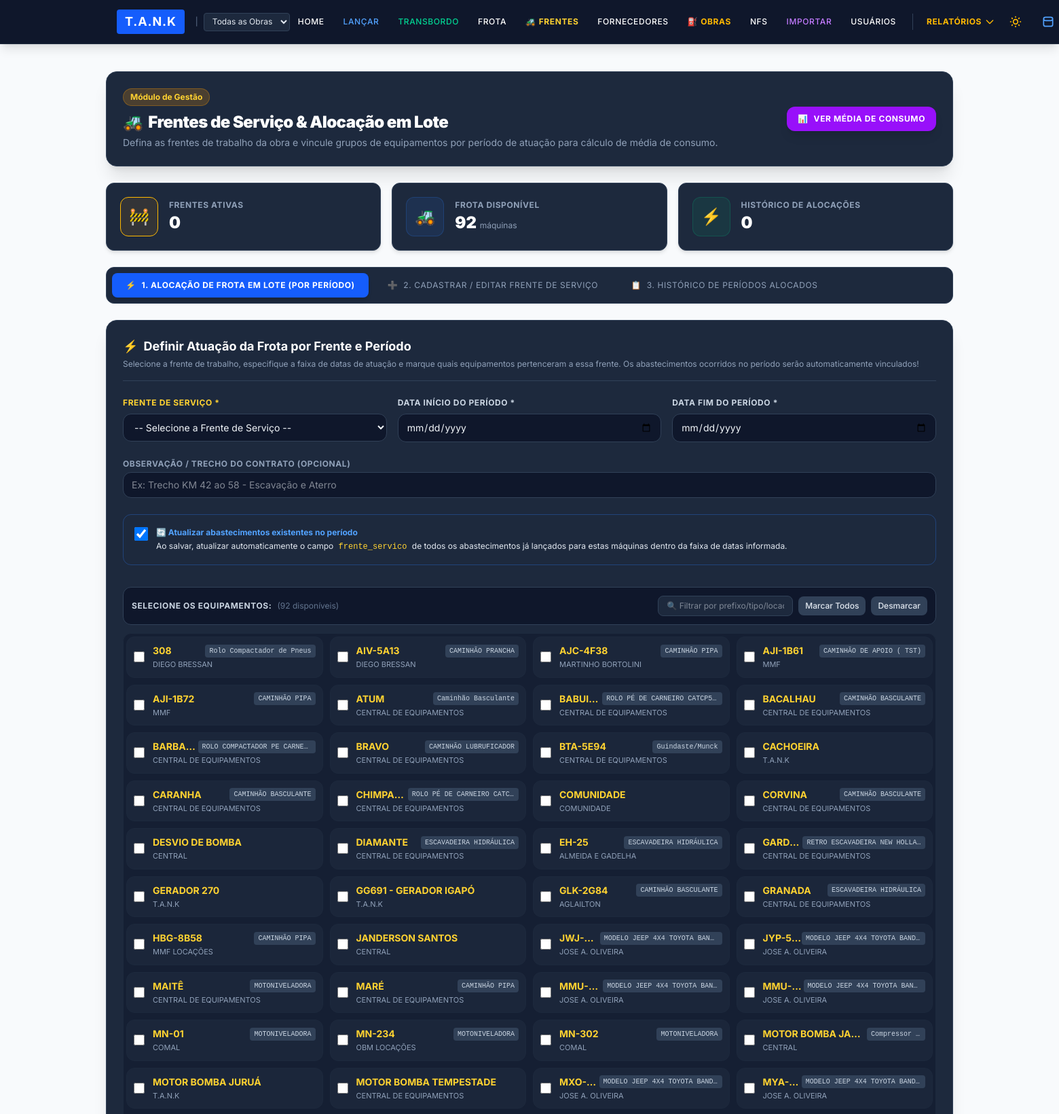
Screenshot of /frentes-servico (signed in, upper part) with the database file from the repository.
### app/models.py (models this page shows, shortened)
class Equipamento(db.Model):
    __tablename__ = 'equipamentos'
    id = db.Column(db.Integer, primary_key=True)
    prefixo_placa = db.Column(db.String(30), unique=True, nullable=False, index=True)
    descricao = db.Column(db.String(100), nullable=True)
    tipo_equipamento = db.Column(db.String(50), nullable=True)
    locador = db.Column(db.String(100), nullable=True, default='CENTRAL DE EQUIPAMENTOS')
    ativo = db.Column(db.Boolean, default=True, nullable=False)
    data_cadastro = db.Column(db.DateTime, default=datetime.utcnow)
    abastecimentos = db.relationship('Abastecimento', backref='equipamento_rel', lazy=True)
    alocacoes_frente = db.relationship('AlocacaoFrenteEquipamento', backref='equipamento_rel', lazy=True)

### app/routes/cadastros.py (the view, shortened to what this page needs)
@cadastros_bp.route('/frentes-servico', methods=['GET', 'POST'])
@login_required
def frentes_servico():
    obra_id_param = request.args.get('obra_id', '').strip()
    obra_id_int = int(obra_id_param) if (obra_id_param and obra_id_param.isdigit()) else None
    if not obra_id_int and not current_user.is_global and current_user.obra_padrao_id:
        obra_id_int = current_user.obra_padrao_id
    query_frentes = FrenteServico.query
    if obra_id_int:
        query_frentes = query_frentes.filter((FrenteServico.obra_id == obra_id_int) | (FrenteServico.obra_id.is_(None)))
    frentes_lista = query_frentes.order_by(FrenteServico.ativa.desc(), FrenteServico.nome.asc()).all()
    equipamentos_lista = Equipamento.query.filter_by(ativo=True).order_by(Equipamento.prefixo_placa.asc()).all()
    query_aloc = AlocacaoFrenteEquipamento.query.join(FrenteServico)
    if obra_id_int:
        query_aloc = query_aloc.filter((FrenteServico.obra_id == obra_id_int) | (FrenteServico.obra_id.is_(None)))
    alocaes_recentes = query_aloc.order_by(AlocacaoFrenteEquipamento.data_cadastro.desc()).limit(100).all()
    obras_lista = Obra.query.filter_by(ativa=True).order_by(Obra.nome.asc()).all()
    obra_sel = Obra.query.get(obra_id_int) if obra_id_int else None
    total_frentes_ativas = sum(1 for f in frentes_lista if f.ativa)
    total_alocacoes = len(alocaes_recentes)
    return render_template(
        'frentes_servico.html',
        frentes_lista=frentes_lista,
        equipamentos_lista=equipamentos_lista,
        alocaes_recentes=alocaes_recentes,
        obras_lista=obras_lista,
        obra_sel=obra_sel,
        obra_id_sel=str(obra_id_int) if obra_id_int else '',
        total_frentes_ativas=total_frentes_ativas,
        total_alocacoes=total_alocacoes
    )

### app/models.py (called while the page is built)
@login_manager.user_loader
def load_user(user_id):
    return Usuario.query.get(int(user_id))

    @property
    def is_admin(self):
        return self.nivel_acesso == 'administrador'

    @property
    def is_lancador(self):
        return self.nivel_acesso in ['administrador', 'lancador']

    @property
    def is_global(self):
        return self.acesso_global or self.is_admin

### app/templates/frentes_servico.html (shortened to what this page needs)
{% extends "base.html" %}
{% block content %}
<div class="space-y-6" x-data="{
    activeTab: 'lote',
    searchEquip: '',
    editFrenteId: null,
    editFrenteNome: '',
    editFrenteDesc: '',
    editFrenteObra: '',
    toggleAll(checked) {
        document.querySelectorAll('.eq-checkbox').forEach(cb => {
            if (cb.offsetParent !== null) { cb.checked = checked; }
        });
    }
}">
    <div class="flex flex-col md:flex-row md:items-center justify-between gap-4 bg-slate-800 p-6 rounded-2xl border border-slate-700 shadow-xl">
        <div>
            <div class="flex items-center gap-2">
                <span class="bg-amber-500/20 text-amber-300 text-xs font-bold px-2.5 py-1 rounded-full border border-amber-500/30">Módulo de Gestão</span>
            </div>
            <h1 class="text-2xl font-black text-white tracking-tight mt-2 flex items-center gap-2">
                <span>🚜</span> Frentes de Serviço & Alocação em Lote
            </h1>
            <p class="text-slate-400 text-sm mt-1">
                Defina as frentes de trabalho da obra e vincule grupos de equipamentos por período de atuação para cálculo de média de consumo.
            </p>
        </div>
        <div class="flex items-center gap-3">
            <a href="{{ url_for('relatorios.media_consumo') }}" class="px-4 py-2.5 bg-purple-600 hover:bg-purple-500 text-white font-bold text-xs uppercase tracking-wider rounded-xl transition shadow-lg flex items-center gap-2">
                <span>📊</span> Ver Média de Consumo
            </a>
        </div>
    </div>
    <div class="grid grid-cols-1 sm:grid-cols-3 gap-4">
        <div class="bg-slate-800 border border-slate-700 p-5 rounded-xl shadow-md flex items-center gap-4">
            <div class="p-3 bg-amber-500/10 text-amber-400 rounded-xl border border-amber-500/20 text-2xl">
                🚧
            </div>
            <div>
                <p class="text-xs text-slate-400 font-bold uppercase tracking-wider">Frentes Ativas</p>
                <p class="text-2xl font-black text-white mt-0.5">{{ total_frentes_ativas }}</p>
            </div>
        </div>
        <div class="bg-slate-800 border border-slate-700 p-5 rounded-xl shadow-md flex items-center gap-4">
            <div class="p-3 bg-blue-500/10 text-blue-400 rounded-xl border border-blue-500/20 text-2xl">
                🚜
            </div>
            <div>
                <p class="text-xs text-slate-400 font-bold uppercase tracking-wider">Frota Disponível</p>
                <p class="text-2xl font-black text-white mt-0.5">{{ equipamentos_lista|length }} <span class="text-xs text-slate-400 font-normal">máquinas</span></p>
            </div>
        </div>
        <div class="bg-slate-800 border border-slate-700 p-5 rounded-xl shadow-md flex items-center gap-4">
            <div class="p-3 bg-emerald-500/10 text-emerald-400 rounded-xl border border-emerald-500/20 text-2xl">
                ⚡
            </div>
            <div>
                <p class="text-xs text-slate-400 font-bold uppercase tracking-wider">Histórico de Alocações</p>
                <p class="text-2xl font-black text-white mt-0.5">{{ total_alocacoes }}</p>
            </div>
        </div>
    </div>
    <div class="bg-slate-800 border border-slate-700 p-2 rounded-xl flex flex-wrap gap-2">
        <button @click="activeTab = 'lote'"
                :class="activeTab === 'lote' ? 'bg-blue-600 text-white font-bold shadow-md' : 'text-slate-400 hover:text-white hover:bg-slate-700/50'"
                class="px-5 py-2.5 rounded-lg text-xs uppercase tracking-wider transition flex items-center gap-2">
            <span>⚡</span> 1. Alocação de Frota em Lote (Por Período)
        </button>
        <button @click="activeTab = 'cadastrar'"
                :class="activeTab === 'cadastrar' ? 'bg-amber-600 text-white font-bold shadow-md' : 'text-slate-400 hover:text-white hover:bg-slate-700/50'"
                class="px-5 py-2.5 rounded-lg text-xs uppercase tracking-wider transition flex items-center gap-2">
            <span>➕</span> 2. Cadastrar / Editar Frente de Serviço
        </button>
        <button @click="activeTab = 'historico'"
                :class="activeTab === 'historico' ? 'bg-slate-700 text-white font-bold shadow-md' : 'text-slate-400 hover:text-white hover:bg-slate-700/50'"
                class="px-5 py-2.5 rounded-lg text-xs uppercase tracking-wider transition flex items-center gap-2">
            <span>📋</span> 3. Histórico de Períodos Alocados
        </button>
    </div>
    <div x-show="activeTab === 'lote'" x-transition class="bg-slate-800 border border-slate-700 p-6 rounded-2xl shadow-xl space-y-6">
        <div class="border-b border-slate-700 pb-4">
            <h2 class="text-lg font-bold text-white flex items-center gap-2">
                <span>⚡</span> Definir Atuação da Frota por Frente e Período
            </h2>
            <p class="text-slate-400 text-xs mt-1">
                Selecione a frente de trabalho, especifique a faixa de datas de atuação e marque quais equipamentos pertenceram a essa frente. Os abastecimentos ocorridos no período serão automaticamente vinculados!
            </p>
        </div>
        <form method="POST" action="{{ url_for('cadastros.frentes_servico', obra_id=obra_id_sel) }}" class="space-y-6">
            <div class="grid grid-cols-1 md:grid-cols-3 gap-4">
                <div>
                    <label class="block text-xs font-bold text-amber-300 uppercase tracking-wider mb-2">
                        Frente de Serviço *
                    </label>
                    <select name="frente_servico_id" required class="w-full bg-slate-900 border border-slate-700 text-slate-100 rounded-xl px-3 py-2.5 text-sm focus:ring-2 focus:ring-amber-500 focus:border-amber-500">
                        <option value="">-- Selecione a Frente de Serviço --</option>
                    </select>
                </div>
                <div>
                    <label class="block text-xs font-bold text-slate-300 uppercase tracking-wider mb-2">
                        Data Início do Período *
                    </label>
                    <input type="date" name="data_inicio" required class="w-full bg-slate-900 border border-slate-700 text-slate-100 rounded-xl px-3 py-2.5 text-sm focus:ring-2 focus:ring-blue-500">
                </div>
                <div>
                    <label class="block text-xs font-bold text-slate-300 uppercase tracking-wider mb-2">
                        Data Fim do Período *
                    </label>
                    <input type="date" name="data_fim" required class="w-full bg-slate-900 border border-slate-700 text-slate-100 rounded-xl px-3 py-2.5 text-sm focus:ring-2 focus:ring-blue-500">
                </div>
            </div>
            <div>
                <label class="block text-xs font-bold text-slate-400 uppercase tracking-wider mb-1">
                    Observação / Trecho do Contrato (Opcional)
                </label>
                <input type="text" name="observacao" placeholder="Ex: Trecho KM 42 ao 58 - Escavação e Aterro"
                       class="w-full bg-slate-900 border border-slate-700 text-slate-100 rounded-xl px-3 py-2 text-sm focus:ring-2 focus:ring-blue-500">
            </div>
            <div class="bg-slate-900/80 border border-blue-500/30 p-4 rounded-xl flex items-start gap-3">
                <input type="checkbox" id="vincular_abastecimentos" name="vincular_abastecimentos" value="true" checked
                       class="w-5 h-5 mt-0.5 rounded border-slate-700 text-blue-600 focus:ring-blue-500">
                <label for="vincular_abastecimentos" class="text-xs text-slate-200 leading-relaxed cursor-pointer">
                    <strong class="text-blue-400 font-bold block">🔄 Atualizar abastecimentos existentes no período</strong>
                    Ao salvar, atualizar automaticamente o campo <code class="text-amber-300 bg-slate-800 px-1 rounded">frente_servico</code> de todos os abastecimentos já lançados para estas máquinas dentro da faixa de datas informada.
                </label>
            </div>
            <div class="space-y-3 pt-2">
                <div class="flex flex-col sm:flex-row sm:items-center justify-between gap-3 bg-slate-900 p-3 rounded-xl border border-slate-700">
                    <div class="flex items-center gap-2">
                        <span class="text-xs font-bold text-slate-300 uppercase tracking-wider">Selecione os Equipamentos:</span>
                        <span class="text-xs text-slate-500">({{ equipamentos_lista|length }} disponíveis)</span>
                    </div>
                    <div class="flex items-center gap-2">
                        <input type="text" x-model="searchEquip" placeholder="🔍 Filtrar por prefixo/tipo/locador..."
                               class="bg-slate-800 border border-slate-700 text-slate-200 text-xs rounded-lg px-3 py-1.5 focus:ring-1 focus:ring-blue-500 w-full sm:w-64">
                        <button type="button" @click="toggleAll(true)" class="text-xs bg-slate-700 hover:bg-slate-600 text-slate-200 px-2.5 py-1.5 rounded-lg transition font-medium whitespace-nowrap">
                            Marcar Todos
                        </button>
                        <button type="button" @click="toggleAll(false)" class="text-xs bg-slate-700 hover:bg-slate-600 text-slate-200 px-2.5 py-1.5 rounded-lg transition font-medium whitespace-nowrap">
                            Desmarcar
                        </button>
                    </div>
                </div>
                <div class="grid grid-cols-1 sm:grid-cols-2 md:grid-cols-3 lg:grid-cols-4 gap-2.5 max-h-96 overflow-y-auto p-1 bg-slate-900/50 rounded-xl border border-slate-700/50">
                    {% for eq in equipamentos_lista %}
                    <div x-show="!searchEquip || '{{ eq.prefixo_placa }} {{ eq.tipo_equipamento or '' }} {{ eq.locador or '' }}'.toLowerCase().includes(searchEquip.toLowerCase())"
                         class="flex items-center gap-3 p-2.5 bg-slate-800/80 hover:bg-slate-700 border border-slate-700/80 rounded-xl transition cursor-pointer">
                        <input type="checkbox" name="equipamento_ids[]" value="{{ eq.id }}" id="eq_{{ eq.id }}"
                               class="eq-checkbox w-4 h-4 rounded border-slate-700 text-amber-500 focus:ring-amber-500">
                        <label for="eq_{{ eq.id }}" class="flex-1 cursor-pointer min-w-0">
                            <div class="flex items-center justify-between">
                                <span class="font-bold text-amber-300 text-sm truncate">{{ eq.prefixo_placa }}</span>
                                {% if eq.tipo_equipamento %}
                                <span class="text-[10px] bg-slate-700 text-slate-300 px-1.5 py-0.5 rounded font-mono truncate max-w-[90px]">{{ eq.tipo_equipamento }}</span>
                                {% endif %}
                            </div>
                            <p class="text-[11px] text-slate-400 truncate mt-0.5">{{ eq.locador or 'CENTRAL' }}</p>
                        </label>
                    </div>
                    {% endfor %}
                </div>
            </div>
        </form>
    </div>
</div>
{% endblock %}

### app/templates/base.html (style rules this page uses)
body { font-family: 'Inter', sans-serif; }

### rows the page displays
Equipamento: prefixo_placa "308", tipo_equipamento "Rolo Compactador de Pneus", locador "DIEGO BRESSAN"
Equipamento: prefixo_placa "AIV-5A13", tipo_equipamento "CAMINHÃO PRANCHA", locador "DIEGO BRESSAN"
Equipamento: prefixo_placa "AJC-4F38", tipo_equipamento "CAMINHÃO PIPA", locador "MARTINHO BORTOLINI"
Equipamento: prefixo_placa "AJI-1B61", tipo_equipamento "CAMINHÃO DE APOIO ( TST)", locador "MMF"
Equipamento: prefixo_placa "AJI-1B72", tipo_equipamento "CAMINHÃO PIPA", locador "MMF"
Equipamento: prefixo_placa "ATUM", tipo_equipamento "Caminhão Basculante", locador "CENTRAL DE EQUIPAMENTOS"
Equipamento: prefixo_placa "BABUI…", tipo_equipamento "ROLO PÉ DE CARNEIRO CATCP5…", locador "CENTRAL DE EQUIPAMENTOS"
Equipamento: prefixo_placa "BACALHAU", tipo_equipamento "CAMINHÃO BASCULANTE", locador "CENTRAL DE EQUIPAMENTOS"
Equipamento: prefixo_placa "BARBA…", tipo_equipamento "ROLO COMPACTADOR PE CARNE…", locador "CENTRAL DE EQUIPAMENTOS"
Equipamento: prefixo_placa "BRAVO", tipo_equipamento "CAMINHÃO LUBRUFICADOR", locador "CENTRAL DE EQUIPAMENTOS"
Equipamento: prefixo_placa "BTA-5E94", tipo_equipamento "Guindaste/Munck", locador "CENTRAL DE EQUIPAMENTOS"
Equipamento: prefixo_placa "CACHOEIRA", locador "T.A.N.K"
Equipamento: prefixo_placa "CARANHA", tipo_equipamento "CAMINHÃO BASCULANTE", locador "CENTRAL DE EQUIPAMENTOS"
Equipamento: prefixo_placa "CHIMPA…", tipo_equipamento "ROLO PÉ DE CARNEIRO CATC…", locador "CENTRAL DE EQUIPAMENTOS"
Equipamento: prefixo_placa "COMUNIDADE", locador "COMUNIDADE"
Equipamento: prefixo_placa "CORVINA", tipo_equipamento "CAMINHÃO BASCULANTE", locador "CENTRAL DE EQUIPAMENTOS"
Equipamento: prefixo_placa "DESVIO DE BOMBA", locador "CENTRAL"
Equipamento: prefixo_placa "DIAMANTE", tipo_equipamento "ESCAVADEIRA HIDRÁULICA", locador "CENTRAL DE EQUIPAMENTOS"
Equipamento: prefixo_placa "EH-25", tipo_equipamento "ESCAVADEIRA HIDRÁULICA", locador "ALMEIDA E GADELHA"
Equipamento: prefixo_placa "GARD…", tipo_equipamento "RETRO ESCAVADEIRA NEW HOLLA…", locador "CENTRAL DE EQUIPAMENTOS"
Equipamento: prefixo_placa "GERADOR 270", locador "T.A.N.K"
Equipamento: prefixo_placa "GG691 - GERADOR IGAPÓ", locador "T.A.N.K"
Equipamento: prefixo_placa "GLK-2G84", tipo_equipamento "CAMINHÃO BASCULANTE", locador "AGLAILTON"
Equipamento: prefixo_placa "GRANADA", tipo_equipamento "ESCAVADEIRA HIDRÁULICA", locador "CENTRAL DE EQUIPAMENTOS"
Equipamento: prefixo_placa "HBG-8B58", tipo_equipamento "CAMINHÃO PIPA", locador "MMF LOCAÇÕES"
Equipamento: prefixo_placa "JANDERSON SANTOS", locador "CENTRAL"
Equipamento: prefixo_placa "JWJ-…", tipo_equipamento "MODELO JEEP 4X4 TOYOTA BAN…", locador "JOSE A. OLIVEIRA"
Equipamento: prefixo_placa "JYP-5…", tipo_equipamento "MODELO JEEP 4X4 TOYOTA BAND…", locador "JOSE A. OLIVEIRA"
Equipamento: prefixo_placa "MAITÊ", tipo_equipamento "MOTONIVELADORA", locador "CENTRAL DE EQUIPAMENTOS"
Equipamento: prefixo_placa "MARÉ", tipo_equipamento "CAMINHÃO PIPA", locador "CENTRAL DE EQUIPAMENTOS"
Equipamento: prefixo_placa "MMU-…", tipo_equipamento "MODELO JEEP 4X4 TOYOTA BAN…", locador "JOSE A. OLIVEIRA"
Equipamento: prefixo_placa "MMU-…", tipo_equipamento "MODELO JEEP 4X4 TOYOTA BAN…", locador "JOSE A. OLIVEIRA"
Equipamento: prefixo_placa "MN-01", tipo_equipamento "MOTONIVELADORA", locador "COMAL"
Equipamento: prefixo_placa "MN-234", tipo_equipamento "MOTONIVELADORA", locador "OBM LOCAÇÕES"
Equipamento: prefixo_placa "MN-302", tipo_equipamento "MOTONIVELADORA", locador "COMAL"
Equipamento: prefixo_placa "MOTOR BOMBA JA…", tipo_equipamento "Compressor…", locador "CENTRAL"
Equipamento: prefixo_placa "MOTOR BOMBA JURUÁ", locador "T.A.N.K"
Equipamento: prefixo_placa "MOTOR BOMBA TEMPESTADE", locador "CENTRAL DE EQUIPAMENTOS"
Equipamento: prefixo_placa "MXO-…", tipo_equipamento "MODELO JEEP 4X4 TOYOTA BAND…", locador "JOSE A. OLIVEIRA"
Equipamento: prefixo_placa "MYA-…", tipo_equipamento "MODELO JEEP 4X4 TOYOTA BAND…", locador "JOSE A. OLIVEIRA"

### other values shown
{{ total_frentes_ativas }} "0"
{{ equipamentos_lista|length }} "92"
{{ total_alocacoes }} "0"
